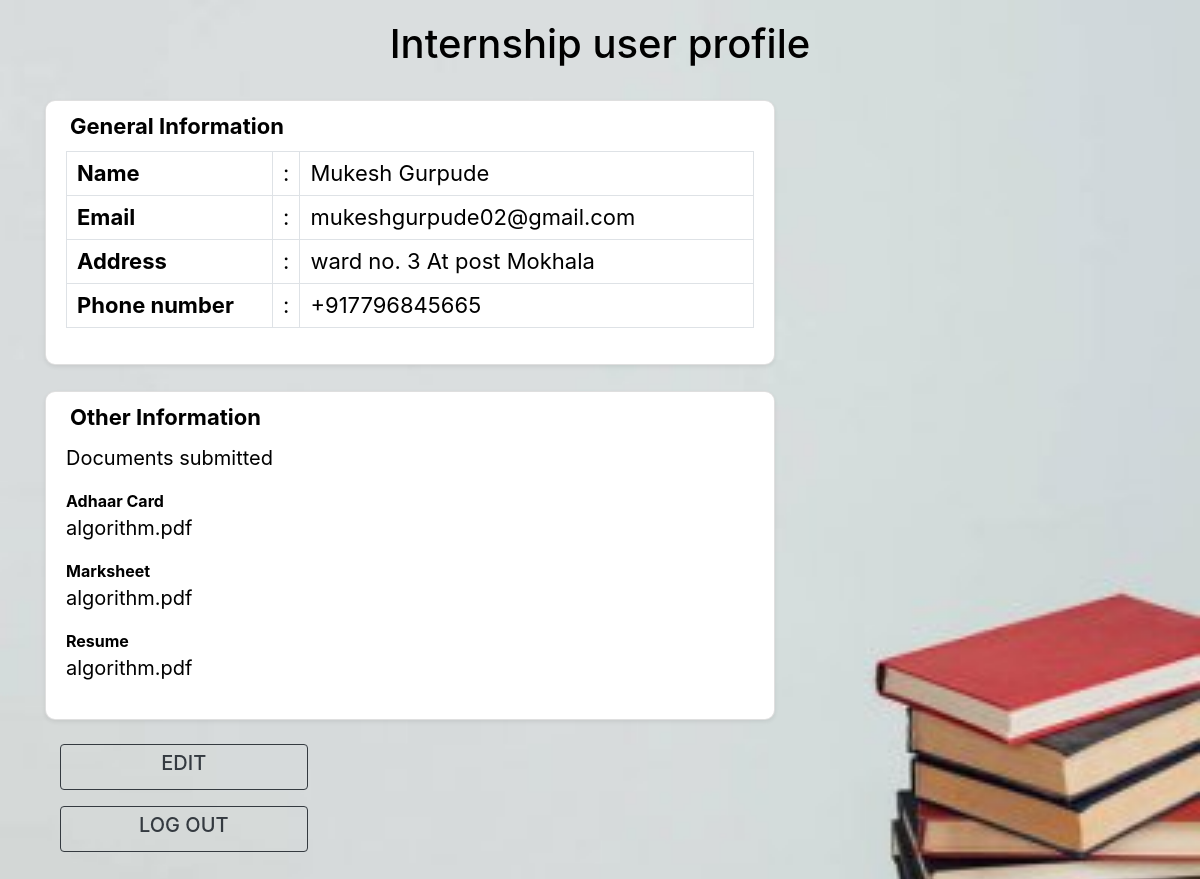
Screenshot of /profile/ (signed in) with the database file from the repository.
### Home/models.py (models this page shows)
class CustomUser(AbstractUser):
  contact = PhoneNumberField()
  class Meta:
    ordering = ['first_name','last_name','email',]

class Application(models.Model):
  F_key = models.ForeignKey(CustomUser,default=None,on_delete=models.CASCADE, unique=True)
  address = models.TextField(max_length=250)
  resume = models.FileField()
  aadhar = models.FileField()
  Marksheet = models.FileField()

### Home/views.py (the view)
# urls.py: path('profile/', views.profile, name="profile"),
def profile(request):
    if request.user.is_anonymous:
        messages.error(request, 'You are not logged in')
        return redirect(reverse('Home:login'))
    app = Application.objects.filter(F_key=request.user)
    if not app:
        messages.error(request,'Please fill application form first')
        return redirect(reverse('Home:application'))
    app = Application.objects.values('address','resume','Marksheet','aadhar').get(F_key=request.user)
    return render(request, 'html/index.html',{'addr':app['address'],'resume':app['resume'],'marks':app['Marksheet'],'aadhar':app['aadhar']})

### Home/templates/html/index.html (shortened to what this page needs)
<!DOCTYPE html>
{% load static %}
<html lang="en">
<head>
<link href="https://fonts.googleapis.com/css?family=Lato:300,400,700,900&display=swap" rel="stylesheet"><link rel='stylesheet' href='https://cdnjs.cloudflare.com/ajax/libs/twitter-bootstrap/4.1.3/css/bootstrap.min.css'>
	    <link rel="stylesheet" href="{% static 'style.css' %}">
</head>
<body>
<header class="ScriptHeader">
    <div class="rt-container">
    	<div class="col-rt-12">
        	<div class="rt-heading">
            	<h1 style="text-align:center;" >Internship user profile</h1>
            </div>
        </div>
    </div>
</header>
<section>
    <div class="rt-container">
          <div class="col-rt-12">
              <div class="Scriptcontent">
<div class="user-profile py-4">
  <div class="container">
    <div class="row">
      <div class="col-lg-8">
        <div class="card shadow-sm">
          <div class="card-header bg-transparent border-0">
            <h3 class="mb-0"><i class="far fa-clone pr-1"></i>General Information</h3>
          </div>
          <div class="card-body pt-0">
            <table class="table table-bordered">
              <tr>
                <th width="30%">Name</th>
                <td width="2%">:</td>
                <td>{{request.user.first_name}} {{request.user.last_name}}</td>
              </tr>
              <tr>
                <th width="30%">Email	</th>
                <td width="2%">:</td>
                <td>{{request.user.email}}</td>
              </tr>
              <tr>
                <th width="30%">Address</th>
                <td width="2%">:</td>
                <td>{{addr}}</td>
              </tr>
              <tr>
                <th width="30%">Phone number</th>
                <td width="2%">:</td>
                <td>{{request.user.contact}}</td>
              </tr>
            </table>
          </div>
        </div>
          <div style="height: 26px"></div>
        <div class="card shadow-sm">
          <div class="card-header bg-transparent border-0">
            <h3 class="mb-0"><i class="far fa-clone pr-1"></i>Other Information</h3>
          </div>
          <div class="card-body pt-0">
              <p>Documents submitted</p>
              <b>Adhaar Card</b><p>{{aadhar}}</p>
              <b>Marksheet</b><p>{{marks}}</p>
              <b>Resume</b><p>{{resume}}</p>
          </div>
        </div>
      </div>
    </div>
  </div>
</div>
<div class="container">
  <div class="col-sm-3">
    <button class="btn btn-outline-dark w-100 mb-3" name="submit" value="submit" type="submit" onclick="check()"><h5>EDIT</h5>
    </button>
    <button class="btn btn-outline-dark w-100 mb-3" name="submit" value="submit" type="submit" onclick="logout()"><h5>LOG OUT</h5>
    </button>
</div>
</div>
    		</div>
		</div>
    </div>
</section>
	</body>
</html>

### Home/static/style.css (style rules this page uses)
body { background-image: url('abb.jpg'); background-size: cover; background-position:center; background-repeat: no-repeat; margin: 20px; font-family:-apple-system, BlinkMacSystemFont, 'Segoe UI', Roboto, Oxygen, Ubuntu, Cantarell, 'Open Sans', 'Helvetica Neue', sans-serif; color: #000; }
.user-profile .card { border-radius: 10px; }
.user-profile .card h3 { font-size: 22px; font-weight: 700; }
.user-profile .card p { font-size: 20px; color: #000; }
.user-profile .table th, .user-profile .table td { font-size: 22px; padding: 5px 10px; color: #000; }

### rows the page displays
CustomUser: user.first_name "Mukesh", user.last_name "Gurpude", user.email "mukeshgurpude02@gmail.com", user.contact "+917796845665"
Application: address "ward no. 3 At post Mokhala"

### other values shown
{{ aadhar }} "algorithm.pdf"
{{ marks }} "algorithm.pdf"
{{ resume }} "algorithm.pdf"
